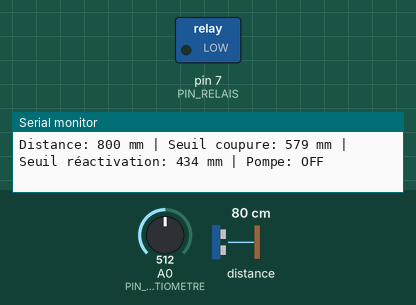
A sketch run on a simulated Arduino Uno, built with avr-gcc and run on an emulated ATmega328P. Shown: switched loads named in the sketch (green lamp = pin HIGH), the last lines printed to the serial monitor. Inputs (shaded band) come from the test bench; at power-on: distance to the obstacle 80 cm, A0 (PIN_POTENTIOMETRE) = 512.

Above: at 1.2 s.
1.3 s: distance to the obstacle set to 47 cm
2.8 s: distance to the obstacle set to 39 cm
At 3.5 s:
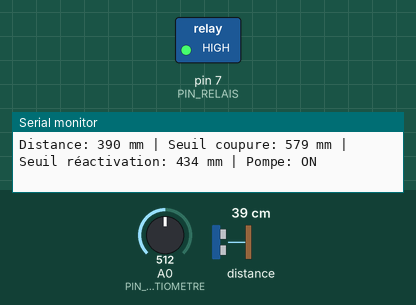
4.3 s: A0 (PIN_POTENTIOMETRE) set to 291
7.3 s: A0 (PIN_POTENTIOMETRE) set to 272
At 8.8 s:
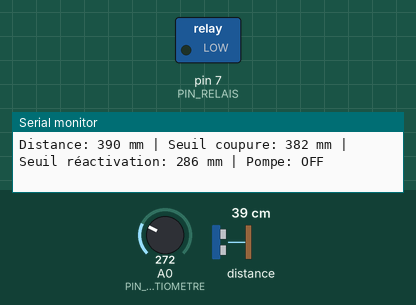
10.3 s: A0 (PIN_POTENTIOMETRE) set to 427
11.8 s: A0 (PIN_POTENTIOMETRE) set to 453
At 13.1 s:
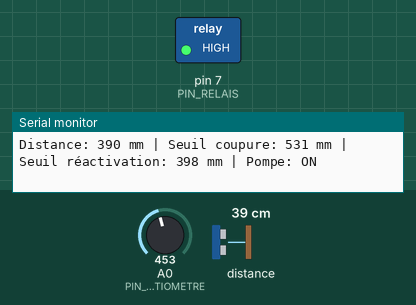
Timing chart, 0 to 14.4 s (numbered marks = the images above; inputs shaded):
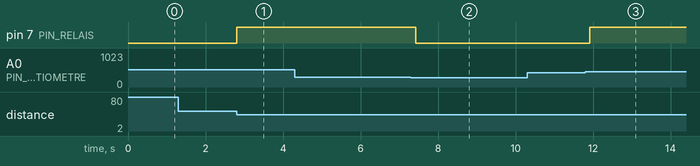

Measured:
- the behaviour switches between 44 and 43 cm on distance to the obstacle (found by bisection; images 0 and 1)
- the behaviour switches between 283 and 282 on A0 (PIN_POTENTIOMETRE) (found by bisection; images 1 and 2)
- the behaviour switches between 439 and 440 on A0 (PIN_POTENTIOMETRE) (found by bisection; images 2 and 3)
- after the input at 2.8 s, pin 7 (PIN_RELAIS): LOW → HIGH at once
- after the input at 7.3 s, pin 7 (PIN_RELAIS): HIGH → LOW after 0.12 s
- after the input at 11.8 s, pin 7 (PIN_RELAIS): LOW → HIGH after 0.12 s

The sketch:

ctrlPompeAirBallon.ino
```cpp
/*
 * Contrôle de pompe à air par capteur de distance VL53L0X
 * avec seuil ajustable par potentiomètre
 */

#include <Wire.h>
#include <VL53L0X.h>

// ===== CONFIGURATION PINS =====
const int PIN_POTENTIOMETRE = A0;  // Entrée analogique potentiomètre
const int PIN_RELAIS = 7;           // Sortie relais pompe

// ===== PARAMÈTRES SYSTÈME =====
const int DISTANCE_MAX = 1000;      // Distance max en mm (1m)
const int DISTANCE_MIN = 200;       // Distance min en mm (20cm)
const float HYSTERESIS = 0.75;      // 75% pour réactivation

// ===== VARIABLES GLOBALES =====
VL53L0X capteurLaser;
int distanceMesuree = 0;
int seuilCoupure = 0;
int seuilReactivation = 0;
bool pompeActive = false;

// ===== SETUP =====
void setup() {
  // Initialisation communication série (debug)
  Serial.begin(9600);

  // Configuration des pins
  pinMode(PIN_RELAIS, OUTPUT);
  pinMode(PIN_POTENTIOMETRE, INPUT);
  digitalWrite(PIN_RELAIS, LOW);  // Pompe éteinte au démarrage

  // Initialisation I2C et capteur VL53L0X
  Wire.begin();
  capteurLaser.init();
  capteurLaser.setTimeout(500);

  // Configuration du capteur pour mesures rapides
  capteurLaser.setMeasurementTimingBudget(20000);

  Serial.println("Système initialisé");
}

// ===== BOUCLE PRINCIPALE =====
void loop() {
  // Lecture du potentiomètre (0-1023)
  int valeurPot = analogRead(PIN_POTENTIOMETRE);

  // Vérification interrupteur (si <50, considéré comme ouvert/OFF)
  if (valeurPot < 50) {
    couperPompe();
    Serial.println("Interrupteur ouvert - Système désactivé");
    delay(500);
    return;
  }

  // Calcul des seuils en fonction du potentiomètre
  calculerSeuils(valeurPot);

  // Lecture de la distance
  distanceMesuree = capteurLaser.readRangeSingleMillimeters();

  // Vérification erreur de lecture
  if (capteurLaser.timeoutOccurred()) {
    Serial.println("TIMEOUT capteur!");
    return;
  }

  // Logique de contrôle de la pompe
  controlerPompe();

  // Affichage debug
  afficherEtatSysteme();

  delay(100);  // Délai entre mesures
}

// ===== FONCTIONS =====

/**
 * Calcule les seuils de coupure et réactivation
 * basés sur la position du potentiomètre
 */
void calculerSeuils(int valeurPot) {
  // Interpolation linéaire entre MIN et MAX
  // valeurPot varie de 50 à 1023
  float ratio = (valeurPot - 50) / 973.0;  // Normalisation 0-1

  seuilCoupure = DISTANCE_MIN + (DISTANCE_MAX - DISTANCE_MIN) * ratio;
  seuilReactivation = seuilCoupure * HYSTERESIS;
}

/**
 * Logique de contrôle avec hystérésis
 */
void controlerPompe() {
  if (pompeActive) {
    // Pompe active : vérifier si on doit couper
    if (distanceMesuree >= seuilCoupure) {
      couperPompe();
    }
  } else {
    // Pompe inactive : vérifier si on doit réactiver
    if (distanceMesuree <= seuilReactivation) {
      activerPompe();
    }
  }
}

/**
 * Active la pompe
 */
void activerPompe() {
  digitalWrite(PIN_RELAIS, HIGH);
  pompeActive = true;
  Serial.println(">>> POMPE ACTIVÉE");
}

/**
 * Coupe la pompe
 */
void couperPompe() {
  digitalWrite(PIN_RELAIS, LOW);
  pompeActive = false;
  Serial.println(">>> POMPE COUPÉE");
}

/**
 * Affiche l'état du système (debug)
 */
void afficherEtatSysteme() {
  Serial.print("Distance: ");
  Serial.print(distanceMesuree);
  Serial.print(" mm | Seuil coupure: ");
  Serial.print(seuilCoupure);
  Serial.print(" mm | Seuil réactivation: ");
  Serial.print(seuilReactivation);
  Serial.print(" mm | Pompe: ");
  Serial.println(pompeActive ? "ON" : "OFF");
}
```
